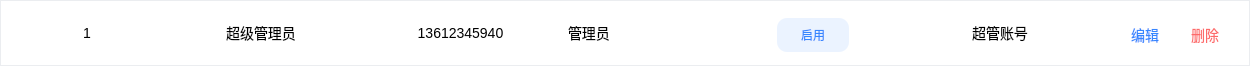
<?xml version="1.0" encoding="UTF-8"?>
<ui version="4.0">
 <class>RoleTableItem</class>
 <widget class="QWidget" name="RoleTableItem">
  <property name="geometry">
   <rect>
    <x>0</x>
    <y>0</y>
    <width>1250</width>
    <height>66</height>
   </rect>
  </property>
  <property name="minimumSize">
   <size>
    <width>0</width>
    <height>66</height>
   </size>
  </property>
  <property name="maximumSize">
   <size>
    <width>16777215</width>
    <height>66</height>
   </size>
  </property>
  <property name="windowTitle">
   <string>Form</string>
  </property>
  <layout class="QVBoxLayout" name="verticalLayout">
   <property name="spacing">
    <number>0</number>
   </property>
   <property name="leftMargin">
    <number>0</number>
   </property>
   <property name="topMargin">
    <number>0</number>
   </property>
   <property name="rightMargin">
    <number>0</number>
   </property>
   <property name="bottomMargin">
    <number>0</number>
   </property>
   <item>
    <widget class="QFrame" name="roleTableItemBg">
     <property name="styleSheet">
      <string notr="true">#roleTableItemBg {
 background-color: #FFFFFF;
 border: 1px solid #EBEDF0;
 color: #222222;
}
*{
 font-family : 微软雅⿊;
 font-size : 14px;
 line-height : 19px;
}
</string>
     </property>
     <property name="frameShape">
      <enum>QFrame::Shape::StyledPanel</enum>
     </property>
     <property name="frameShadow">
      <enum>QFrame::Shadow::Raised</enum>
     </property>
     <widget class="QLabel" name="idLabel">
      <property name="geometry">
       <rect>
        <x>0</x>
        <y>0</y>
        <width>174</width>
        <height>66</height>
       </rect>
      </property>
      <property name="text">
       <string>1</string>
      </property>
      <property name="alignment">
       <set>Qt::AlignmentFlag::AlignCenter</set>
      </property>
     </widget>
     <widget class="QLabel" name="roleLabel">
      <property name="geometry">
       <rect>
        <x>174</x>
        <y>0</y>
        <width>174</width>
        <height>66</height>
       </rect>
      </property>
      <property name="text">
       <string>超级管理员</string>
      </property>
      <property name="alignment">
       <set>Qt::AlignmentFlag::AlignCenter</set>
      </property>
     </widget>
     <widget class="QLabel" name="phoneLabel">
      <property name="geometry">
       <rect>
        <x>348</x>
        <y>0</y>
        <width>225</width>
        <height>66</height>
       </rect>
      </property>
      <property name="text">
       <string>13612345940</string>
      </property>
      <property name="alignment">
       <set>Qt::AlignmentFlag::AlignCenter</set>
      </property>
     </widget>
     <widget class="QLabel" name="nameLabel">
      <property name="geometry">
       <rect>
        <x>568</x>
        <y>0</y>
        <width>150</width>
        <height>66</height>
       </rect>
      </property>
      <property name="text">
       <string>管理员</string>
      </property>
     </widget>
     <widget class="QPushButton" name="statusButton">
      <property name="geometry">
       <rect>
        <x>777</x>
        <y>18</y>
        <width>72</width>
        <height>34</height>
       </rect>
      </property>
      <property name="styleSheet">
       <string notr="true">#statusButton {
color: #3686FF;
 background-color: #EBF3FF;
 border: none;
 border-radius: 10px;
 font-size: 12px;
 line-height: 16px;
}
</string>
      </property>
      <property name="text">
       <string>启用</string>
      </property>
     </widget>
     <widget class="QLabel" name="commentLabel">
      <property name="geometry">
       <rect>
        <x>906</x>
        <y>0</y>
        <width>188</width>
        <height>66</height>
       </rect>
      </property>
      <property name="text">
       <string>超管账号</string>
      </property>
      <property name="alignment">
       <set>Qt::AlignmentFlag::AlignCenter</set>
      </property>
     </widget>
     <widget class="QPushButton" name="editBtn">
      <property name="geometry">
       <rect>
        <x>1130</x>
        <y>25</y>
        <width>30</width>
        <height>19</height>
       </rect>
      </property>
      <property name="styleSheet">
       <string notr="true">#editBtn {
 background-color: transparent;
 border: none;
 color: #3686FF;
}</string>
      </property>
      <property name="text">
       <string>编辑</string>
      </property>
     </widget>
     <widget class="QPushButton" name="delBtn">
      <property name="geometry">
       <rect>
        <x>1190</x>
        <y>25</y>
        <width>30</width>
        <height>19</height>
       </rect>
      </property>
      <property name="styleSheet">
       <string notr="true">#delBtn {
 background-color: transparent;
 border: none;
 color: #FD6A6A;
}
</string>
      </property>
      <property name="text">
       <string>删除</string>
      </property>
     </widget>
    </widget>
   </item>
  </layout>
 </widget>
 <resources/>
 <connections/>
</ui>
